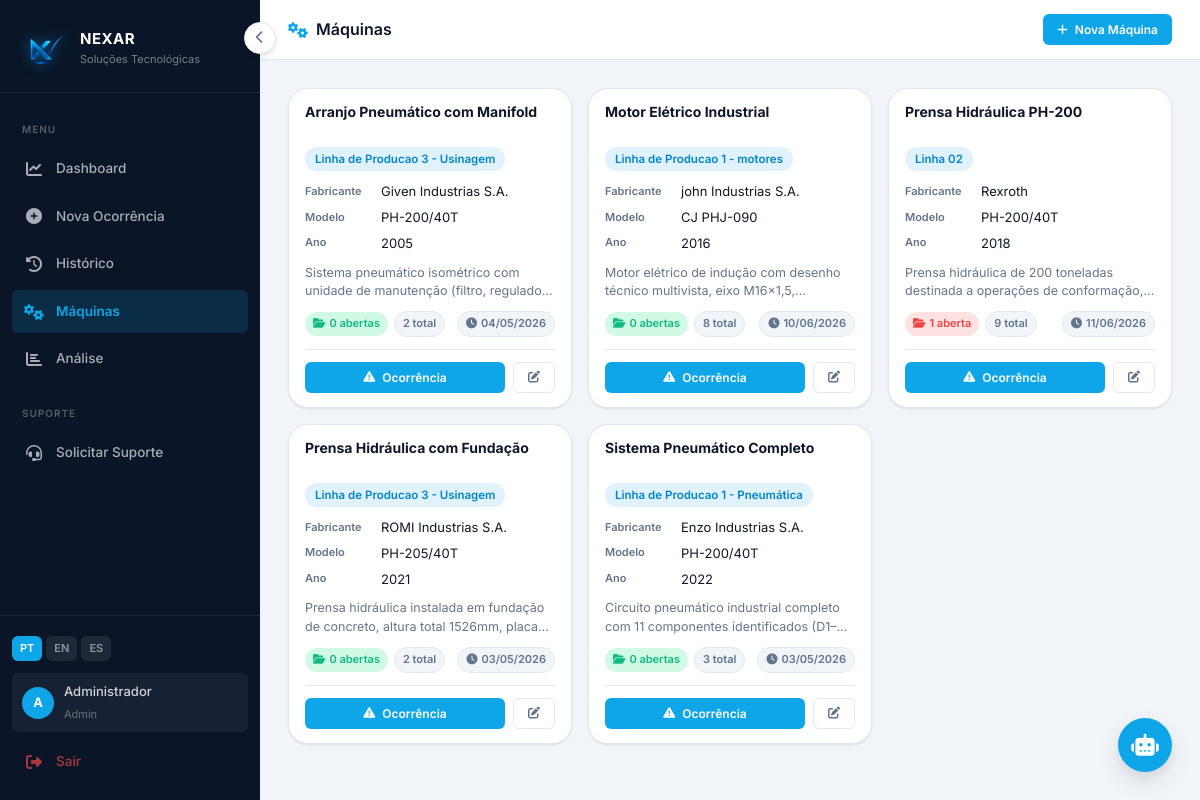
The app's page /maquinas (signed in) with its own data.
### tables this page shows
CREATE TABLE usuarios (
            id INTEGER PRIMARY KEY AUTOINCREMENT,
            nome TEXT NOT NULL,
            email TEXT UNIQUE NOT NULL,
            senha_hash TEXT NOT NULL,
            perfil TEXT DEFAULT 'operador',
            ativo INTEGER DEFAULT 1,
            criado_em DATETIME DEFAULT CURRENT_TIMESTAMP
        );

CREATE TABLE maquinas (
            id INTEGER PRIMARY KEY AUTOINCREMENT,
            nome TEXT NOT NULL,
            modelo TEXT,
            fabricante TEXT,
            ano TEXT,
            setor TEXT,
            descricao TEXT,
            criado_em DATETIME DEFAULT CURRENT_TIMESTAMP
        );

### app.py (the view)
@app.route("/maquinas")
@login_required
def maquinas():
    conn = get_db()
    lista = conn.execute("SELECT * FROM maquinas ORDER BY nome").fetchall()
    rows = conn.execute("""
        SELECT maquina_id,
               COUNT(*) AS total,
               SUM(CASE WHEN status = 'Aberta' THEN 1 ELSE 0 END) AS abertas,
               MAX(data_registro) AS ultima
        FROM ocorrencias WHERE maquina_id IS NOT NULL
        GROUP BY maquina_id
    """).fetchall()
    conn.close()
    stats = {r["maquina_id"]: r for r in rows}
    return render_template("maquinas.html", maquinas=lista, stats=stats)

### app.py (called while the page is built)
def get_db():
    conn = sqlite3.connect("qrqc.db")
    conn.row_factory = sqlite3.Row
    return conn

@login_manager.user_loader
def load_user(user_id):
    conn = get_db()
    u = conn.execute("SELECT * FROM usuarios WHERE id = ?", (user_id,)).fetchone()
    conn.close()
    if u:
        return User(u["id"], u["nome"], u["email"], u["perfil"])
    return None

@app.context_processor
def inject_globals():
    lang = session.get("lang", "pt")
    return {"t": TRANSLATIONS.get(lang, TRANSLATIONS["pt"]), "lang": lang}

### templates/maquinas.html (shortened to what this page needs)
{% extends 'menu.html' %}
{% block content %}
<div class="topbar">
  <div class="topbar-title">
    <i class="fas fa-cogs"></i> {{ t.maquinas }}
  </div>
  <div class="topbar-actions">
    <a href="{{ url_for('cadastro_maquina') }}" class="btn btn-primary btn-sm">
      <i class="fas fa-plus"></i> {{ t.nova_maquina }}
    </a>
  </div>
</div>
<div class="page-body">
  {% if maquinas %}
  <div class="maq-grid">
    {% for m in maquinas %}
    {% set st      = stats.get(m.id) %}
    {% set abertas = st.abertas if st else 0 %}
    {% set total   = st.total   if st else 0 %}
    {% set ultima  = st.ultima  if st else None %}
    {% set cor_bar = 'var(--danger)' if abertas > 0 else ('var(--success)' if total > 0 else 'var(--border)') %}
    <div class="maq-card">
      <div style="padding:14px 16px 10px; flex-shrink:0;">
        <h4 class="maq-nome" title="{{ m.nome }}">{{ m.nome }}</h4>
        {% if m.setor %}
        <span class="badge badge-primary maq-setor-badge">{{ m.setor }}</span>
        {% else %}
        <span style="display:inline-block; height:20px;"></span>
        {% endif %}
      </div>
      <div style="padding:0 16px; flex:1; display:flex; flex-direction:column; gap:6px; min-height:0;">
        <div style="display:flex; flex-direction:column; gap:5px;">
          {% if m.fabricante %}
          <div class="maq-meta-row">
            <span class="maq-meta-label">{{ t.fabricante }}</span>
            <span class="maq-meta-val">{{ m.fabricante }}</span>
          </div>
          {% endif %}
          {% if m.modelo %}
          <div class="maq-meta-row">
            <span class="maq-meta-label">{{ t.modelo }}</span>
            <span class="maq-meta-val">{{ m.modelo }}</span>
          </div>
          {% endif %}
          {% if m.ano %}
          <div class="maq-meta-row">
            <span class="maq-meta-label">{{ t.ano }}</span>
            <span class="maq-meta-val">{{ m.ano }}</span>
          </div>
          {% endif %}
        </div>
        <p class="maq-desc">
          {{ m.descricao if m.descricao else '' }}
        </p>
      </div>
      <div style="padding:10px 16px 0; flex-shrink:0;">
        <div class="maq-stats">
          {% if total == 0 %}
            <span class="maq-chip maq-chip-muted">
              <i class="fas fa-inbox"></i> {{ t.sem_ocorrencias }}
            </span>
          {% else %}
            <span class="maq-chip {% if abertas > 0 %}maq-chip-danger{% else %}maq-chip-success{% endif %}">
              <i class="fas fa-folder-open"></i>
              {{ abertas }} aberta{{ 's' if abertas != 1 else '' }}
            </span>
            <span class="maq-chip maq-chip-muted">
              {{ total }} total
            </span>
            {% if ultima %}
            <span class="maq-chip maq-chip-muted" style="margin-left:auto;">
              <i class="fas fa-clock"></i> {{ ultima[:10].split('-')|reverse|join('/') }}
            </span>
            {% endif %}
          {% endif %}
        </div>
      </div>
      <div style="margin:12px 16px 0; height:1px; background:var(--border); flex-shrink:0;"></div>
      <div style="padding:12px 16px 14px; display:flex; gap:8px; flex-shrink:0;">
        <a href="{{ url_for('CadastroOcorrencia') }}?maquina={{ m.id }}"
           class="btn btn-primary btn-sm" style="flex:1; justify-content:center;">
          <i class="fas fa-exclamation-triangle"></i> {{ t.ocorrencia }}
        </a>
        <a href="{{ url_for('editar_maquina', maquina_id=m.id) }}"
           class="btn btn-outline btn-sm" title="{{ t.editar }}">
          <i class="fas fa-edit"></i>
        </a>
      </div>
    </div>
    {% endfor %}
  </div>
  {% endif %}
</div>
{% endblock %}

### templates/menu.html (shortened to what this page needs)
<!DOCTYPE html>
<html lang="{{ lang }}">
<head>
  <link rel="stylesheet" href="/static/css/design-system.css" />
  <link rel="stylesheet" href="https://cdnjs.cloudflare.com/ajax/libs/font-awesome/6.5.0/css/all.min.css" />
</head>
<body>
<div class="app-wrapper">
  <aside class="sidebar" id="sidebar">
    <div class="sidebar-logo">
      <img src="/static/assets/img/nexar_logo_clean.png" alt="Nexar" />
      <div class="sidebar-logo-text">
        <h4>NEXAR</h4>
        <p>Soluções Tecnológicas</p>
      </div>
    </div>
    <nav class="sidebar-nav">
      <span class="nav-label">Menu</span>
      <a href="{{ url_for('dashboard') }}"
         class="nav-item {% if request.endpoint == 'dashboard' %}active{% endif %}">
        <i class="fas fa-chart-line"></i>
        <span>Dashboard</span>
      </a>
      <a href="{{ url_for('CadastroOcorrencia') }}"
         class="nav-item {% if request.endpoint == 'CadastroOcorrencia' or request.endpoint == 'registrar_ocorrencia' %}active{% endif %}">
        <i class="fas fa-plus-circle"></i>
        <span>{{ t.nova_ocorrencia }}</span>
      </a>
      <a href="{{ url_for('historico') }}"
         class="nav-item {% if request.endpoint == 'historico' %}active{% endif %}">
        <i class="fas fa-history"></i>
        <span>{{ t.historico }}</span>
      </a>
      <a href="{{ url_for('maquinas') }}"
         class="nav-item {% if 'maquina' in request.endpoint %}active{% endif %}">
        <i class="fas fa-cogs"></i>
        <span>{{ t.maquinas }}</span>
      </a>
      <a href="{{ url_for('analise') }}"
         class="nav-item {% if request.endpoint == 'analise' %}active{% endif %}">
        <i class="fas fa-chart-bar"></i>
        <span>Análise</span>
      </a>
      <span class="nav-label" style="margin-top:8px">Suporte</span>
      <a href="{{ url_for('solicitacao') }}"
         class="nav-item {% if request.endpoint == 'solicitacao' %}active{% endif %}">
        <i class="fas fa-headset"></i>
        <span>{{ t.solicitar_suporte }}</span>
      </a>
    </nav>
    <div class="sidebar-footer">
      <div class="lang-selector">
        <a href="{{ url_for('set_lang', lang='pt') }}"
           class="lang-btn {% if lang == 'pt' %}active{% endif %}">PT</a>
        <a href="{{ url_for('set_lang', lang='en') }}"
           class="lang-btn {% if lang == 'en' %}active{% endif %}">EN</a>
        <a href="{{ url_for('set_lang', lang='es') }}"
           class="lang-btn {% if lang == 'es' %}active{% endif %}">ES</a>
      </div>
      <div class="user-chip">
        <div class="user-avatar">
          {{ current_user.nome[0].upper() if current_user.is_authenticated else 'U' }}
        </div>
        <div class="user-info-text">
          <p>{{ current_user.nome if current_user.is_authenticated else 'Usuário' }}</p>
          <span>{{ current_user.perfil.title() if current_user.is_authenticated else '' }}</span>
        </div>
      </div>
      <a href="{{ url_for('logout') }}" class="nav-item" style="color: rgba(239,68,68,.7);">
        <i class="fas fa-sign-out-alt"></i>
        <span>{{ t.sair }}</span>
      </a>
    </div>
  </aside>
  <button class="sidebar-toggle" id="sidebarToggle" onclick="toggleSidebar()">
    <i class="fas fa-chevron-left"></i>
  </button>
  <div class="main-content" id="mainContent">
    {% block content %}{% endblock %}
  </div>
</div>
<button class="chat-fab" id="chatFab" onclick="toggleChat()" title="{{ t.assistente }}">
  <i class="fas fa-robot"></i>
</button>
</body>
</html>

### templates/maquinas.html (style rules this page uses)
.maq-grid { display: grid; grid-template-columns: repeat(auto-fill, minmax(260px, 1fr)); gap: 16px; align-items: stretch; }
.maq-card { background: var(--bg-card); border-radius: var(--radius-lg); box-shadow: var(--shadow-sm); border: 1px solid var(--border); display: flex; flex-direction: column; transition: var(--transition); overflow: hidden; }
.maq-nome { font-size: 14px; font-weight: 700; color: var(--text); line-height: 1.35; margin: 0 0 6px; display: -webkit-box; -webkit-line-clamp: 2; -webkit-box-orient: vertical; overflow: hidden; min-height: calc(14px * 1.35 * 2); }
.maq-setor-badge { max-width: 100%; overflow: hidden; text-overflow: ellipsis; white-space: nowrap; display: inline-block; vertical-align: middle; }
.maq-meta-row { display: flex; gap: 8px; align-items: center; }
.maq-meta-label { font-size: 11px; color: var(--text-muted); font-weight: 600; width: 68px; flex-shrink: 0; }
.maq-meta-val { font-size: 13px; color: var(--text); overflow: hidden; text-overflow: ellipsis; white-space: nowrap; }
.maq-desc { font-size: 12.5px; color: var(--text-muted); line-height: 1.5; margin: 4px 0 0; display: -webkit-box; -webkit-line-clamp: 2; -webkit-box-orient: vertical; overflow: hidden; min-height: calc(12.5px * 1.5 * 2); }
.maq-stats { display: flex; align-items: center; gap: 6px; flex-wrap: nowrap; overflow: hidden; }
.maq-chip { display: inline-flex; align-items: center; gap: 4px; font-size: 11px; font-weight: 600; padding: 3px 8px; border-radius: var(--radius-full); white-space: nowrap; }
.maq-chip-danger { background: var(--danger-light); color: var(--danger); }
.maq-chip-success { background: var(--success-light); color: var(--success); }
.maq-chip-muted { background: var(--bg-page); color: var(--text-muted); border: 1px solid var(--border); }

### records on screen
usuarios: nome "A", nome "Administrador", perfil "Admin"
maquinas: nome "Arranjo Pneumático com Manifold", setor "Linha de Producao 3 - Usinagem", fabricante "Fabricante", fabricante "Given Industrias S.A.", modelo "Modelo", modelo "PH-200/40T", ano "Ano", ano "2005", descricao "Sistema pneumático isométrico com unidade de manutenção (filtro,…", abertas "0", value "s", total "2", ultima "04/05/2026", ocorrencia "Ocorrência"
maquinas: nome "Motor Elétrico Industrial", setor "Linha de Producao 1 - motores", fabricante "Fabricante", fabricante "john Industrias S.A.", modelo "Modelo", modelo "CJ PHJ-090", ano "Ano", ano "2016", descricao "Motor elétrico de indução com desenho técnico multivista, eixo…", abertas "0", value "s", total "8", ultima "10/06/2026", ocorrencia "Ocorrência"
maquinas: nome "Prensa Hidráulica PH-200", setor "Linha 02", fabricante "Fabricante", fabricante "Rexroth", modelo "Modelo", modelo "PH-200/40T", ano "Ano", ano "2018", descricao "Prensa hidráulica de 200 toneladas destinada a operações de…", abertas "1", total "9", ultima "11/06/2026", ocorrencia "Ocorrência"
maquinas: nome "Prensa Hidráulica com Fundação", setor "Linha de Producao 3 - Usinagem", fabricante "Fabricante", fabricante "ROMI Industrias S.A.", modelo "Modelo", modelo "PH-205/40T", ano "Ano", ano "2021", descricao "Prensa hidráulica instalada em fundação de concreto, altura total 1526mm,…", abertas "0", value "s", total "2", criado_em "03/05/2026", ocorrencia "Ocorrência"
maquinas: nome "Sistema Pneumático Completo", setor "Linha de Producao 1 - Pneumática", fabricante "Fabricante", fabricante "Enzo Industrias S.A.", modelo "Modelo", modelo "PH-200/40T", ano "Ano", ano "2022", descricao "Circuito pneumático industrial completo com 11 componentes…", abertas "0", value "s", total "3", criado_em "03/05/2026", ocorrencia "Ocorrência"

### other values on screen
{{ t.nova_ocorrencia }} "Nova Ocorrência"
{{ t.historico }} "Histórico"
{{ t.maquinas }} "Máquinas"
{{ t.solicitar_suporte }} "Solicitar Suporte"
{{ t.sair }} "Sair"
{{ t.nova_maquina }} "Nova Máquina"
